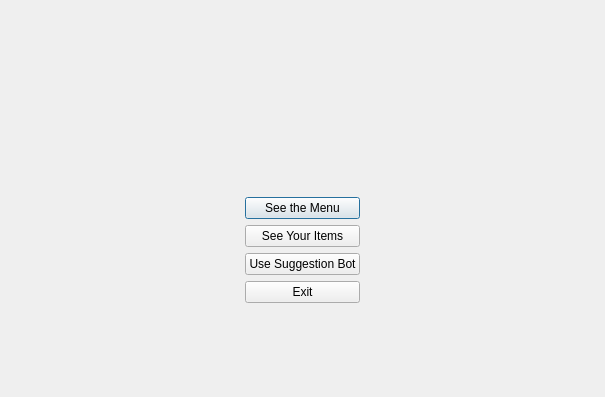
<?xml version="1.0" encoding="UTF-8"?>
<ui version="4.0">
 <class>mainScreen</class>
 <widget class="QDialog" name="mainScreen">
  <property name="geometry">
   <rect>
    <x>0</x>
    <y>0</y>
    <width>605</width>
    <height>397</height>
   </rect>
  </property>
  <property name="windowTitle">
   <string>Dialog</string>
  </property>
  <layout class="QGridLayout" name="gridLayout">
   <item row="0" column="0" colspan="3">
    <layout class="QHBoxLayout" name="horizontalLayout">
     <property name="bottomMargin">
      <number>0</number>
     </property>
    </layout>
   </item>
   <item row="5" column="0">
    <spacer name="horizontalSpacer">
     <property name="orientation">
      <enum>Qt::Horizontal</enum>
     </property>
     <property name="sizeHint" stdset="0">
      <size>
       <width>40</width>
       <height>20</height>
      </size>
     </property>
    </spacer>
   </item>
   <item row="4" column="1">
    <spacer name="verticalSpacer">
     <property name="orientation">
      <enum>Qt::Vertical</enum>
     </property>
     <property name="sizeHint" stdset="0">
      <size>
       <width>20</width>
       <height>40</height>
      </size>
     </property>
    </spacer>
   </item>
   <item row="5" column="1">
    <layout class="QVBoxLayout" name="verticalLayout">
     <item>
      <widget class="QPushButton" name="pushButton_seeMenu">
       <property name="text">
        <string>See the Menu</string>
       </property>
      </widget>
     </item>
     <item>
      <widget class="QPushButton" name="pushButton_seeItems">
       <property name="text">
        <string>See Your Items</string>
       </property>
      </widget>
     </item>
     <item>
      <widget class="QPushButton" name="pushButton_sugBot">
       <property name="text">
        <string>Use Suggestion Bot</string>
       </property>
      </widget>
     </item>
     <item>
      <widget class="QPushButton" name="pushButton_exit">
       <property name="text">
        <string>Exit</string>
       </property>
      </widget>
     </item>
    </layout>
   </item>
   <item row="6" column="1">
    <spacer name="verticalSpacer_2">
     <property name="orientation">
      <enum>Qt::Vertical</enum>
     </property>
     <property name="sizeHint" stdset="0">
      <size>
       <width>20</width>
       <height>40</height>
      </size>
     </property>
    </spacer>
   </item>
   <item row="5" column="2">
    <spacer name="horizontalSpacer_2">
     <property name="orientation">
      <enum>Qt::Horizontal</enum>
     </property>
     <property name="sizeHint" stdset="0">
      <size>
       <width>40</width>
       <height>20</height>
      </size>
     </property>
    </spacer>
   </item>
   <item row="3" column="1">
    <widget class="QLabel" name="label_icon">
     <property name="text">
      <string/>
     </property>
    </widget>
   </item>
   <item row="2" column="1">
    <spacer name="verticalSpacer_3">
     <property name="orientation">
      <enum>Qt::Vertical</enum>
     </property>
     <property name="sizeHint" stdset="0">
      <size>
       <width>20</width>
       <height>40</height>
      </size>
     </property>
    </spacer>
   </item>
  </layout>
 </widget>
 <resources/>
 <connections/>
</ui>
